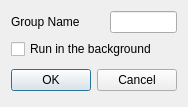
<?xml version="1.0" encoding="UTF-8"?>
<ui version="4.0">
 <class>Dialog_ProcessSetting_RunGroup</class>
 <widget class="QDialog" name="Dialog_ProcessSetting_RunGroup">
  <property name="geometry">
   <rect>
    <x>0</x>
    <y>0</y>
    <width>182</width>
    <height>98</height>
   </rect>
  </property>
  <property name="windowTitle">
   <string>RunGroup Process Setting</string>
  </property>
  <layout class="QFormLayout" name="formLayout">
   <property name="horizontalSpacing">
    <number>30</number>
   </property>
   <item row="0" column="0">
    <widget class="QLabel" name="label_RunGroup_Name">
     <property name="text">
      <string>Group Name</string>
     </property>
    </widget>
   </item>
   <item row="2" column="0" colspan="2">
    <layout class="QHBoxLayout" name="Buttons_RunGroup">
     <property name="spacing">
      <number>6</number>
     </property>
     <property name="leftMargin">
      <number>0</number>
     </property>
     <property name="topMargin">
      <number>0</number>
     </property>
     <property name="rightMargin">
      <number>0</number>
     </property>
     <property name="bottomMargin">
      <number>0</number>
     </property>
     <item>
      <spacer>
       <property name="orientation">
        <enum>Qt::Horizontal</enum>
       </property>
       <property name="sizeHint" stdset="0">
        <size>
         <width>131</width>
         <height>31</height>
        </size>
       </property>
      </spacer>
     </item>
     <item>
      <widget class="QPushButton" name="Button_RunGroup_OK">
       <property name="text">
        <string>OK</string>
       </property>
      </widget>
     </item>
     <item>
      <widget class="QPushButton" name="Button_RunGroup_Cancel">
       <property name="text">
        <string>Cancel</string>
       </property>
      </widget>
     </item>
    </layout>
   </item>
   <item row="0" column="1">
    <widget class="QLineEdit" name="lineEdit_RunGroup_Name"/>
   </item>
   <item row="1" column="0" colspan="2">
    <widget class="QCheckBox" name="checkBox_RunGroup_Thread">
     <property name="text">
      <string>Run in the background</string>
     </property>
    </widget>
   </item>
  </layout>
 </widget>
 <resources/>
 <connections/>
</ui>
